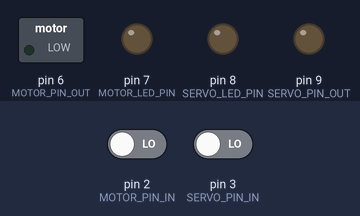
A sketch run on a simulated Arduino Uno, built with avr-gcc and run on an emulated ATmega328P. Parts: switched loads named in the sketch (green lamp = pin HIGH), output pins drawn as LEDs (lit = HIGH). The test bench sets the inputs (shaded band); at power-on: pin 2 (MOTOR_PIN_IN) LOW, pin 3 (SERVO_PIN_IN) LOW.

Above: at 1.2 s.
1.3 s: pin 2 (MOTOR_PIN_IN) driven HIGH
At 1.9 s:
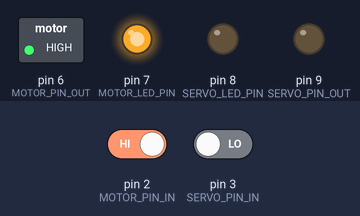
2.8 s: pin 3 (SERVO_PIN_IN) driven HIGH
At 4.0 s:
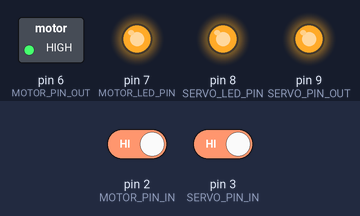
4.3 s: pin 2 (MOTOR_PIN_IN) driven LOW
At 5.4 s:
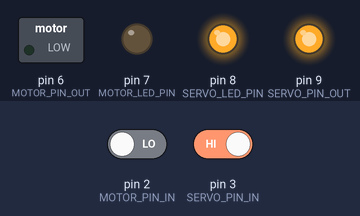
5.8 s: pin 3 (SERVO_PIN_IN) driven LOW
At 6.5 s:
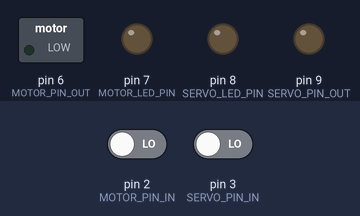
Timing chart, 0 to 8.3 s (numbered marks = the images above; inputs shaded):
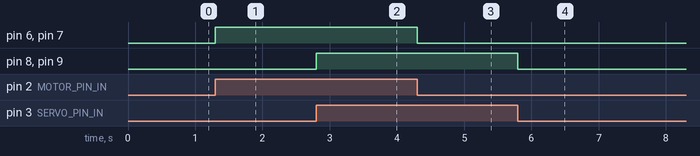

The sketch:

main.ino
```cpp
#include <SPI.h>
#include "proto.h"

// Arduino numbering
#define SERVO_PIN_IN 3
#define MOTOR_PIN_IN 2

#define SERVO_PIN_OUT 9
#define MOTOR_PIN_OUT 6

#define SERVO_LED_PIN  8
#define MOTOR_LED_PIN  7

#define MISO_PIN 12

#define SERVO_OUT_ON (_BV(PB0)|_BV(PB1))
#define SERVO_OUT_OFF ~(SERVO_OUT_ON)

#define MOTOR_OUT_ON (_BV(PD6)|_BV(PD7))
#define MOTOR_OUT_OFF ~(MOTOR_OUT_ON)

#define SERVO_PIN_ON _BV(PD3)
#define MOTOR_PIN_ON _BV(PD2)


volatile unsigned int motor_val = 0;
volatile unsigned int servo_val = 0;

volatile unsigned int motor_off_val = 0;
volatile unsigned int servo_off_val = 0;


#define BUF_SIZE SPI_COMMAND_LEN
volatile spi_command buf;


void calcSignal();

void setup() {
  pinMode(SERVO_PIN_IN, INPUT);
  pinMode(MOTOR_PIN_IN, INPUT);

//  pinMode(SERVO_PIN_OUT, OUTPUT);
//  pinMode(MOTOR_PIN_OUT, OUTPUT);

//  pinMode(SERVO_LED_PIN, OUTPUT);
//  pinMode(MOTOR_LED_PIN, OUTPUT);

  DDRB |= SERVO_OUT_ON;
  DDRD |= MOTOR_OUT_ON;

  // have to send on master in, *slave out*
  pinMode(MISO_PIN, OUTPUT);

  EIMSK |= (1 << INT0); // enable INT1
  EICRA |= (1 << ISC00); // CHANGE

  EIMSK |= (1 << INT1); // enable INT1
  EICRA |= (1 << ISC10); // CHANGE

  // turn on SPI in slave mode
  SPCR |= bit(SPE);
  // turn on interrupts
  SPCR |= bit(SPIE);

  sei();

}

void loop() {
}

volatile unsigned long servo_timer_start = 0;
volatile unsigned long motor_timer_start = 0;

volatile unsigned long servo_off_timer_start = 0;
volatile unsigned long motor_off_timer_start = 0;


// MOTOR
ISR( INT0_vect )
{
    if(PIND & MOTOR_PIN_ON)
    {
	PORTD |= MOTOR_OUT_ON;
        motor_timer_start = micros();
	if (motor_off_timer_start != 0)
	{
    	    motor_off_val = (int)(motor_timer_start-motor_off_timer_start);
	    motor_off_timer_start = 0;
	}
    }
    else
    {
        //only worry about this if the timer has actually started
        if(motor_timer_start != 0)
        {
	    PORTD &= MOTOR_OUT_OFF;
	    motor_off_timer_start = micros();
            motor_val = (int)(motor_off_timer_start - motor_timer_start);
            motor_timer_start = 0;
        }
    }
}

// SERVO
ISR( INT1_vect )
{
    if(PIND & SERVO_PIN_ON)
    {
	PORTB |= SERVO_OUT_ON;
        servo_timer_start = micros();
	if (servo_off_timer_start != 0)
	{
    	    servo_off_val = (int)(servo_timer_start-servo_off_timer_start);
	    servo_off_timer_start = 0;
	}
    }
    else
    {
        //only worry about this if the timer has actually started
        if(servo_timer_start != 0)
        {
	    PORTB &= SERVO_OUT_OFF;
	    servo_off_timer_start = micros();
            servo_val = (int)(servo_off_timer_start - servo_timer_start);
            servo_timer_start = 0;
        }
    }
}

volatile int position = -1;
ISR (SPI_STC_vect)
{
  byte c = SPDR;

  if (c == REQ_RC)  // starting new sequence?
  {
    buf.rc.motor = motor_val;
    buf.rc.servo = servo_val;
    buf.rc.motor_off = motor_off_val;
    buf.rc.servo_off = servo_off_val;
    position = 0;

    SPDR = 100; // ACK
    return;
  } else if (c == 0)
  {

      if (position >= 0 && position < BUF_SIZE)
      {
	SPDR = buf.cval[position];
        position++;
	return;
      }
  }

  SPDR = 101;
}
```

proto.h
```cpp
#define SPI_COMMAND_LEN 11

#define REQ_RC 1

typedef struct {
    char req;
    union {
	struct {
	    short distance;
	    short motor;
	    short servo;
	    short motor_off;
	    short servo_off;
	    unsigned char idx;
	} rc;
	char cval[SPI_COMMAND_LEN];
    };
} spi_command;
```

Measured:
- after the input at 1.3 s, pin 6 (MOTOR_PIN_OUT), pin 7 (MOTOR_LED_PIN): LOW → HIGH at once
- after the input at 2.8 s, pin 8 (SERVO_LED_PIN), pin 9 (SERVO_PIN_OUT): LOW → HIGH at once
- after the input at 4.3 s, pin 6 (MOTOR_PIN_OUT), pin 7 (MOTOR_LED_PIN): HIGH → LOW at once
- after the input at 5.8 s, pin 8 (SERVO_LED_PIN), pin 9 (SERVO_PIN_OUT): HIGH → LOW at once
